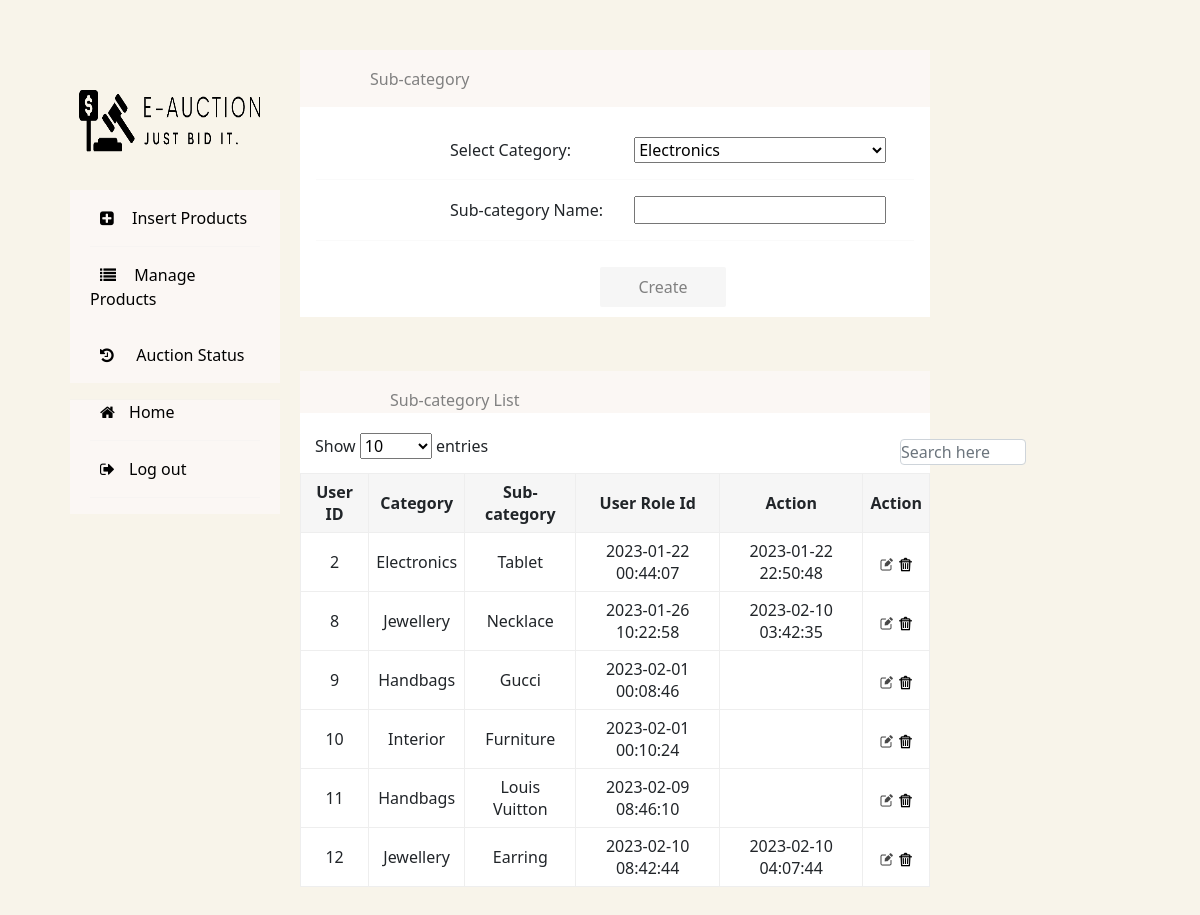
The page /subcategorymanagement.php on the database its author committed.
### tables this page shows
CREATE TABLE `subcategories` (
  `subcategoryid` int(11) NOT NULL AUTO_INCREMENT,
  `subcategory_name` varchar(30) NOT NULL,
  `creationdate` timestamp NOT NULL DEFAULT current_timestamp(),
  `lastupdated` timestamp NULL DEFAULT NULL,
  `category_id` int(11) NOT NULL,
  PRIMARY KEY (`subcategoryid`),
  KEY `category_id` (`category_id`),
  CONSTRAINT `subcategories_ibfk_1` FOREIGN KEY (`category_id`) REFERENCES `categories` (`categoryid`)
);

CREATE TABLE `categories` (
  `categoryid` int(11) NOT NULL AUTO_INCREMENT,
  `category_name` varchar(25) NOT NULL,
  `description` varchar(1500) NOT NULL,
  `creationdate` timestamp NOT NULL DEFAULT current_timestamp(),
  `lastupdated` timestamp NULL DEFAULT NULL,
  `coverimg` varchar(2000) NOT NULL,
  PRIMARY KEY (`categoryid`)
);

### subcategorymanagement.php (the view, shortened to what this page needs)
<html>
<head>
    <link href="https://cdn.jsdelivr.net/npm/bootstrap@5.0.2/dist/css/bootstrap.min.css" rel="stylesheet"
>
</head>
<body>
        <div class="row m-0">
            <div class="col-lg-3 " style="padding:0px !important">
            <?php
            include 'database.php';
            include 'accordian.php'; ?>
            </div>
            <?php
            $sql = "SELECT * from categories";
            $result = mysqli_query($conn, $sql);
            ?>
            <div class="col-lg-9 greybg" style="padding:0px !important">
                <form action="subcategoryconn.php" method="POST" style="margin-top:70px; padding:0px">
                    <div
                        style="background-color:#fbf7f4; padding-bottom:10px; width:70%; padding-top:20px; margin-top:-20px;">
                        <h6 style="color:grey; margin-left:70px">Sub-category<h6>
                    </div>
                    <div style="background-color:white; padding-bottom:10px; width:70%; padding-top:30px;">
                        <label>Select Category:</label>
                        <select name="categoryselected" id="category">
                            <?php
                            if ($result->num_rows > 0) {
                                while ($row = $result->fetch_assoc()) {
                                    ?>
                                    <option value=<?php echo $row['categoryid'] ?>><?php echo $row['category_name'] ?> </option>
                                    <?php
                                }
                            }
                            ?>
                        </select>
                        <hr style="border:1px solid #eeeeee ">
                        <label>Sub-category Name:</label>
                        <input type="text" name="scname" value="">
                        <hr>
                        <input type="submit" name="submit" value="Create"
                            style="margin-top:10px; margin-left:300px;border:none; color:grey; background-color:#f6f6f6; width:20%;border-radius:2px; height:40px; padding 15px">
                        <br>
                    </div>
                    <br>
                    <?php
                    include 'database.php';
                    $sql2 = "SELECT * from subcategories";
                    $result2 = mysqli_query($conn, $sql2);
                    ?>
                          <div style="background-color:#fbf7f4; padding:20px; width:70%; margin-top:30px;">
          <h6 style="color:grey; margin-left:70px">Sub-category List<h6>
        </div>
        <div style="background-color:white; padding-bottom:0px; height:60px; margin-bottom:0px;
                      width:70%; padding-top:0px; margin-top:-25px">
          <label style="margin-left:15px; margin-top:20px">Show
            <select id="showEntries">
              <option value="10">10</option>
            </select>
            entries
          </label>
          <div class="form-group">
            <input type="text" class="form-control" id="search" placeholder="Search here"
              style=" margin-left: 600px; width:20%; margin-top:-20px">
          </div>
          <br>
          </div>
                    <table style="width:50%">
                        <tr>
                            <th>User ID</th>
                            <th>Category</th>
                            <th>Sub-category</th>
                            <th>User Role Id</th>
                            <th>Action</th>
                            <th>Action</th>
                        </tr>
                        <?php
                        if ($result2->num_rows > 0) {
                            while ($row2 = $result2->fetch_assoc()) {
                                ?>
                                <tr>
                                    <td>
                                        <?php echo $row2['subcategoryid'] ?>
                                    </td>
                                    <td>
                                        <?php
                                        $check = $row2['category_id'];
                                        $sql3 = "SELECT category_name from categories where categoryid=$check";
                                        $result3 = mysqli_query($conn, $sql3);
                                        if ($result3->num_rows > 0) {
                                            while ($row3 = $result3->fetch_assoc()) {
                                                echo $row3['category_name'];
                                            }
                                        }
                                        ?>
                                    </td>
                                    <td>
                                        <?php echo $row2['subcategory_name'] ?>
                                    </td>
                                    <td>
                                        <?php echo $row2['creationdate'] ?>
                                    </td>
                                    <td>
                                        <?php echo $row2['lastupdated'] ?>
                                    </td>
                                    <td>
                                        <a href='subcategoryupdate.php? id="<?php echo $row2['subcategoryid'] ?>"'>
                                            <img src="data/update.png" width="15" height="15"></a>
                                        <a href='subcategorydelete.php? id="<?php echo $row2['subcategoryid'] ?>"'>
                                            <img src="data/delete.png" width="15" height="15"></a>
                                    </td>
                                </tr>
                                <?php
                            }
                        }
                        ?>
                    </table>
                </form>
            </div>
        </div>
</body>
</html>

### subcategorymanagement.php (style rules this page uses)
table, th, td { text-align: center; border: 1px solid #eeeeee !important; background-color: white; padding: 7px; }
th { background-color: #f6f6f6; }
hr { border: 3px !important; background-color: #ebebeb !important; color: #ebebeb !important; margin-left: auto !important; width: 95%; margin-right: auto !important; }
table { padding: 5px !important; width: 70% !important; }
label { margin-left: 200px; display: inline-block; width: 180px; margin-top: 0px; }
input { padding: 0px !important; margin: 0px; }
.greybg { background-color: #eeeeee; }
.row { background-color: #eeeeee; }

### accordian.php (style rules this page uses)
hr { border: 3px !important; background-color: #ebebeb !important; color: #ebebeb !important; margin-left: auto !important; width: 95%; margin-right: auto !important; }
label { margin-left: 150px; display: inline-block; width: 180px; margin-top: 0px; }
option, select, input { padding: 0px !important; margin: 0px; width: 40%; }
.greybg { background-color: #F8F4EA; }
.row { background-color: #F8F4EA; }
body { height: 1000px; background-image: linear-gradient(to bottom, #F8F4EA 100%, #ef0289 50%, #b20785 0%); }

### rows shown on the page
subcategories: subcategoryid "2", subcategory_name "Tablet", creationdate "2023-01-22 00:44:07", lastupdated "2023-01-22 22:50:48"
categories: category_name "Electronics"
subcategories: subcategoryid "8", subcategory_name "Necklace", creationdate "2023-01-26 10:22:58", lastupdated "2023-02-10 03:42:35"
categories: category_name "Jewellery"
subcategories: subcategoryid "9", subcategory_name "Gucci", creationdate "2023-02-01 00:08:46"
categories: category_name "Handbags"
subcategories: subcategoryid "10", subcategory_name "Furniture", creationdate "2023-02-01 00:10:24"
categories: category_name "Interior"
subcategories: subcategoryid "11", subcategory_name "Louis Vuitton", creationdate "2023-02-09 08:46:10"
subcategories: subcategoryid "12", subcategory_name "Earring", creationdate "2023-02-10 08:42:44", lastupdated "2023-02-10 04:07:44"

### other values the page prints
form field categoryselected "Electronics"
